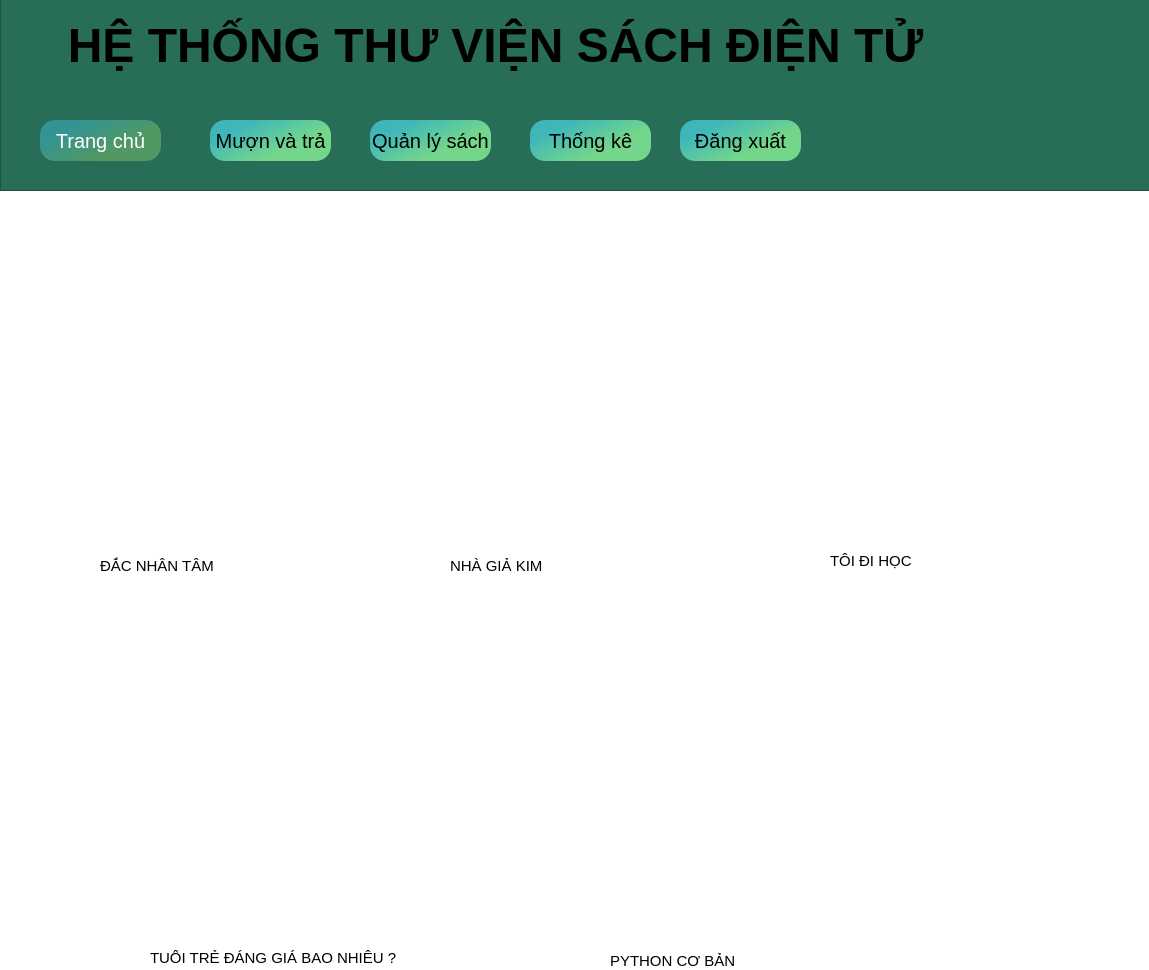
<?xml version="1.0" encoding="UTF-8"?>
<ui version="4.0">
 <class>Trangchu</class>
 <widget class="QMainWindow" name="Trangchu">
  <property name="geometry">
   <rect>
    <x>0</x>
    <y>0</y>
    <width>1149</width>
    <height>970</height>
   </rect>
  </property>
  <property name="windowTitle">
   <string>MainWindow</string>
  </property>
  <widget class="QWidget" name="centralwidget">
   <widget class="QFrame" name="frame_2">
    <property name="geometry">
     <rect>
      <x>-10</x>
      <y>0</y>
      <width>1161</width>
      <height>971</height>
     </rect>
    </property>
    <property name="styleSheet">
     <string notr="true">background-color: rgb(255, 255, 255)</string>
    </property>
    <property name="frameShape">
     <enum>QFrame::StyledPanel</enum>
    </property>
    <property name="frameShadow">
     <enum>QFrame::Raised</enum>
    </property>
    <widget class="QFrame" name="frame">
     <property name="geometry">
      <rect>
       <x>10</x>
       <y>-20</y>
       <width>1431</width>
       <height>211</height>
      </rect>
     </property>
     <property name="maximumSize">
      <size>
       <width>16777100</width>
       <height>16777000</height>
      </size>
     </property>
     <property name="styleSheet">
      <string notr="true">background-color: rgb(40, 109, 87);</string>
     </property>
     <property name="frameShape">
      <enum>QFrame::StyledPanel</enum>
     </property>
     <property name="frameShadow">
      <enum>QFrame::Raised</enum>
     </property>
     <widget class="QPushButton" name="p_trangchu">
      <property name="geometry">
       <rect>
        <x>40</x>
        <y>140</y>
        <width>121</width>
        <height>41</height>
       </rect>
      </property>
      <property name="font">
       <font>
        <pointsize>15</pointsize>
       </font>
      </property>
      <property name="autoFillBackground">
       <bool>false</bool>
      </property>
      <property name="styleSheet">
       <string notr="true">background-color: qlineargradient(spread:pad, x1:0.0199005, y1:0.204, x2:0.726, y2:0.7105, stop:0.19403 rgba(50, 148, 150, 255), stop:0.900498 rgba(81, 152, 98, 255));
color: rgb(255, 255, 255);
border-radius:15px ;</string>
      </property>
      <property name="text">
       <string>Trang chủ</string>
      </property>
     </widget>
     <widget class="QPushButton" name="p_quanly">
      <property name="geometry">
       <rect>
        <x>370</x>
        <y>140</y>
        <width>121</width>
        <height>41</height>
       </rect>
      </property>
      <property name="font">
       <font>
        <pointsize>15</pointsize>
       </font>
      </property>
      <property name="styleSheet">
       <string notr="true">QPushButton#p_quanly{
background-color: qlineargradient(spread:pad, x1:0.0199005, y1:0.204, x2:0.726, y2:0.7105, stop:0.19403 rgba(63, 183, 186, 255), stop:0.900498 rgba(115, 214, 139, 255));
border-radius: 15px;
}
QPushButton#p_quanly::hover{
	background-color:rgb(255, 170, 0);
}
</string>
      </property>
      <property name="text">
       <string>Quản lý sách</string>
      </property>
     </widget>
     <widget class="QPushButton" name="p_muonvatra">
      <property name="geometry">
       <rect>
        <x>210</x>
        <y>140</y>
        <width>121</width>
        <height>41</height>
       </rect>
      </property>
      <property name="font">
       <font>
        <pointsize>15</pointsize>
       </font>
      </property>
      <property name="styleSheet">
       <string notr="true">QPushButton#p_muonvatra{
background-color: qlineargradient(spread:pad, x1:0.0199005, y1:0.204, x2:0.726, y2:0.7105, stop:0.19403 rgba(63, 183, 186, 255), stop:0.900498 rgba(115, 214, 139, 255));
border-radius: 15px;
}
QPushButton#p_muonvatra::hover{
	background-color:rgb(255, 170, 0);
}
</string>
      </property>
      <property name="text">
       <string>Mượn và trả</string>
      </property>
     </widget>
     <widget class="QPushButton" name="p_thongke">
      <property name="geometry">
       <rect>
        <x>530</x>
        <y>140</y>
        <width>121</width>
        <height>41</height>
       </rect>
      </property>
      <property name="font">
       <font>
        <pointsize>15</pointsize>
        <weight>50</weight>
        <bold>false</bold>
       </font>
      </property>
      <property name="styleSheet">
       <string notr="true">QPushButton#p_thongke{
background-color: qlineargradient(spread:pad, x1:0.0199005, y1:0.204, x2:0.726, y2:0.7105, stop:0.19403 rgba(63, 183, 186, 255), stop:0.900498 rgba(115, 214, 139, 255));
border-radius: 15px;
}
QPushButton#p_thongke::hover{
	background-color:rgb(255, 170, 0);
}


</string>
      </property>
      <property name="text">
       <string>Thống kê</string>
      </property>
     </widget>
     <widget class="QPushButton" name="p_dx">
      <property name="geometry">
       <rect>
        <x>680</x>
        <y>140</y>
        <width>121</width>
        <height>41</height>
       </rect>
      </property>
      <property name="font">
       <font>
        <pointsize>15</pointsize>
       </font>
      </property>
      <property name="styleSheet">
       <string notr="true">QPushButton#p_dx{
background-color: qlineargradient(spread:pad, x1:0.0199005, y1:0.204, x2:0.726, y2:0.7105, stop:0.19403 rgba(63, 183, 186, 255), stop:0.900498 rgba(115, 214, 139, 255));
border-radius: 15px;
}
QPushButton#p_dx::hover{
	background-color:rgb(255, 170, 0);
}
</string>
      </property>
      <property name="text">
       <string>Đăng xuất</string>
      </property>
     </widget>
     <widget class="QLabel" name="label_16">
      <property name="geometry">
       <rect>
        <x>50</x>
        <y>20</y>
        <width>891</width>
        <height>91</height>
       </rect>
      </property>
      <property name="font">
       <font>
        <pointsize>10</pointsize>
       </font>
      </property>
      <property name="styleSheet">
       <string notr="true">color:rgb(255, 255, 255),
</string>
      </property>
      <property name="text">
       <string>&lt;html&gt;&lt;head/&gt;&lt;body&gt;&lt;p align=&quot;center&quot;&gt;&lt;span style=&quot; font-size:36pt; font-weight:600;&quot;&gt;HỆ THỐNG THƯ VIỆN SÁCH ĐIỆN TỬ&lt;/span&gt;&lt;/p&gt;&lt;/body&gt;&lt;/html&gt;</string>
      </property>
      <property name="scaledContents">
       <bool>true</bool>
      </property>
     </widget>
     <widget class="QLabel" name="label_17">
      <property name="geometry">
       <rect>
        <x>920</x>
        <y>40</y>
        <width>201</width>
        <height>161</height>
       </rect>
      </property>
      <property name="font">
       <font>
        <pointsize>10</pointsize>
       </font>
      </property>
      <property name="text">
       <string/>
      </property>
      <property name="pixmap">
       <pixmap>Hinhanh/logo1.png</pixmap>
      </property>
      <property name="scaledContents">
       <bool>true</bool>
      </property>
     </widget>
     <zorder>p_trangchu</zorder>
     <zorder>p_quanly</zorder>
     <zorder>p_muonvatra</zorder>
     <zorder>p_thongke</zorder>
     <zorder>p_dx</zorder>
     <zorder>label_17</zorder>
     <zorder>label_16</zorder>
    </widget>
    <widget class="QLabel" name="label_8">
     <property name="geometry">
      <rect>
       <x>110</x>
       <y>550</y>
       <width>131</width>
       <height>31</height>
      </rect>
     </property>
     <property name="font">
      <font>
       <pointsize>11</pointsize>
      </font>
     </property>
     <property name="text">
      <string>ĐẮC NHÂN TÂM</string>
     </property>
     <property name="wordWrap">
      <bool>true</bool>
     </property>
    </widget>
    <widget class="QLabel" name="label_11">
     <property name="geometry">
      <rect>
       <x>160</x>
       <y>950</y>
       <width>251</width>
       <height>16</height>
      </rect>
     </property>
     <property name="font">
      <font>
       <pointsize>11</pointsize>
      </font>
     </property>
     <property name="text">
      <string>TUỔI TRẺ ĐÁNG GIÁ BAO NHIÊU ?</string>
     </property>
     <property name="wordWrap">
      <bool>true</bool>
     </property>
    </widget>
    <widget class="QLabel" name="label_12">
     <property name="geometry">
      <rect>
       <x>460</x>
       <y>550</y>
       <width>101</width>
       <height>31</height>
      </rect>
     </property>
     <property name="font">
      <font>
       <pointsize>11</pointsize>
      </font>
     </property>
     <property name="text">
      <string>NHÀ GIẢ KIM</string>
     </property>
     <property name="wordWrap">
      <bool>true</bool>
     </property>
    </widget>
    <widget class="QLabel" name="label_13">
     <property name="geometry">
      <rect>
       <x>840</x>
       <y>540</y>
       <width>111</width>
       <height>41</height>
      </rect>
     </property>
     <property name="font">
      <font>
       <pointsize>11</pointsize>
      </font>
     </property>
     <property name="text">
      <string>TÔI ĐI HỌC</string>
     </property>
     <property name="wordWrap">
      <bool>true</bool>
     </property>
    </widget>
    <widget class="QLabel" name="label_14">
     <property name="geometry">
      <rect>
       <x>780</x>
       <y>230</y>
       <width>231</width>
       <height>321</height>
      </rect>
     </property>
     <property name="font">
      <font>
       <pointsize>11</pointsize>
      </font>
     </property>
     <property name="text">
      <string/>
     </property>
     <property name="pixmap">
      <pixmap resource="resource.qrc">:/hinhanh/Hinhanh/nguyenngocki.jpg</pixmap>
     </property>
     <property name="scaledContents">
      <bool>true</bool>
     </property>
     <property name="wordWrap">
      <bool>true</bool>
     </property>
    </widget>
    <widget class="QLabel" name="label_15">
     <property name="geometry">
      <rect>
       <x>620</x>
       <y>940</y>
       <width>151</width>
       <height>41</height>
      </rect>
     </property>
     <property name="font">
      <font>
       <pointsize>11</pointsize>
      </font>
     </property>
     <property name="text">
      <string>PYTHON CƠ BẢN</string>
     </property>
     <property name="wordWrap">
      <bool>true</bool>
     </property>
    </widget>
    <widget class="QLabel" name="label_2">
     <property name="geometry">
      <rect>
       <x>30</x>
       <y>220</y>
       <width>291</width>
       <height>331</height>
      </rect>
     </property>
     <property name="text">
      <string/>
     </property>
     <property name="pixmap">
      <pixmap resource="resource.qrc">:/hinhanh/Hinhanh/dacnhantam.jpg</pixmap>
     </property>
     <property name="scaledContents">
      <bool>true</bool>
     </property>
    </widget>
    <widget class="QLabel" name="label_3">
     <property name="geometry">
      <rect>
       <x>330</x>
       <y>230</y>
       <width>351</width>
       <height>311</height>
      </rect>
     </property>
     <property name="text">
      <string/>
     </property>
     <property name="pixmap">
      <pixmap resource="resource.qrc">:/hinhanh/Hinhanh/nha-gia-kim.jpg</pixmap>
     </property>
     <property name="scaledContents">
      <bool>true</bool>
     </property>
    </widget>
    <widget class="QLabel" name="label_4">
     <property name="geometry">
      <rect>
       <x>570</x>
       <y>570</y>
       <width>241</width>
       <height>361</height>
      </rect>
     </property>
     <property name="text">
      <string/>
     </property>
     <property name="pixmap">
      <pixmap resource="resource.qrc">:/hinhanh/Hinhanh/python.webp</pixmap>
     </property>
     <property name="scaledContents">
      <bool>true</bool>
     </property>
    </widget>
    <widget class="QLabel" name="label">
     <property name="geometry">
      <rect>
       <x>170</x>
       <y>590</y>
       <width>231</width>
       <height>351</height>
      </rect>
     </property>
     <property name="text">
      <string/>
     </property>
     <property name="pixmap">
      <pixmap resource="resource.qrc">:/hinhanh/Hinhanh/tuoitre.jpg</pixmap>
     </property>
     <property name="scaledContents">
      <bool>true</bool>
     </property>
    </widget>
   </widget>
  </widget>
 </widget>
 <resources>
  <include location="resource.qrc"/>
 </resources>
 <connections/>
</ui>
